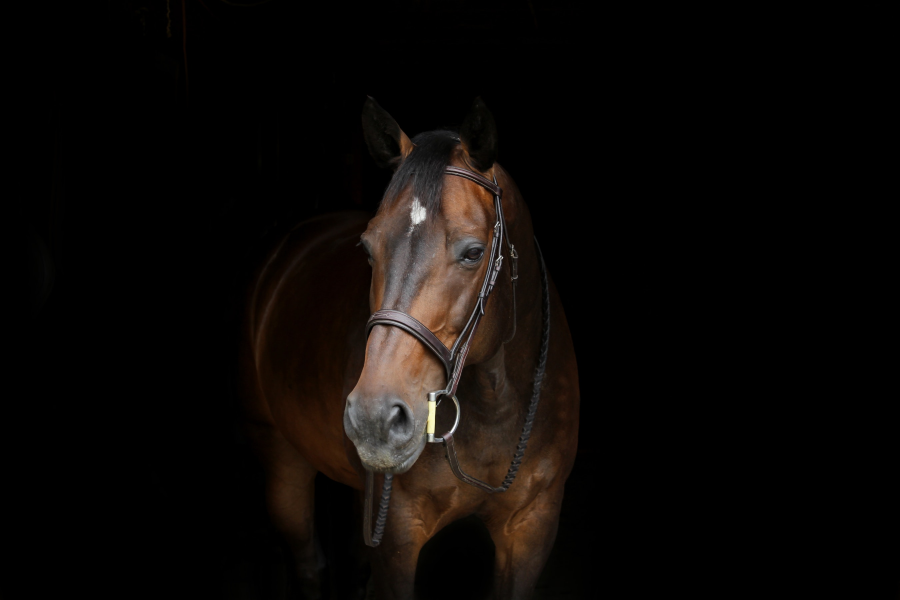
#> input picture Computer_Vision_with_Python/DATA/horse.jpg, 2700 x 1800 px (shown at 1/3 size)
$ jupyter execute 06_histograms.ipynb   (shell and % lines are left out)
#> lines starting #> are read from the running program, lines starting #| are printed output that depends on the picture
[cell 1]
import cv2
import matplotlib.pyplot as plt
import numpy as np

[cell 2]
dark_horse = cv2.imread("../DATA/horse.jpg") # Original BGR OpenCV
#> dark_horse is the input picture: shape (1800, 2700, 3); mean B, G, R 6.9, 8.9, 12
show_horse = cv2.cvtColor(dark_horse,cv2.COLOR_BGR2RGB) # Converted RGB OpenCV

rainbow = cv2.imread("../DATA/rainbow.jpg") # Original BGR OpenCV
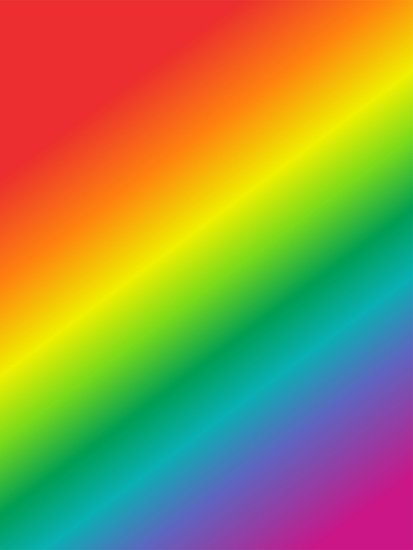
#> input picture Computer_Vision_with_Python/DATA/rainbow.jpg, 413 x 550 px
#> rainbow is the input picture: shape (550, 413, 3); mean B, G, R 72.8, 142.3, 152.3
show_rainbow = cv2.cvtColor(dark_horse,cv2.COLOR_BGR2RGB) # Converted RGB OpenCV

blue_bricks = cv2.imread("../DATA/bricks.jpg") # Original BGR OpenCV
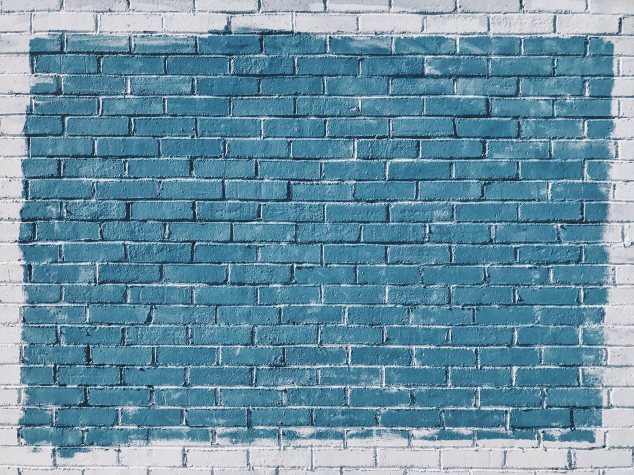
#> input picture Computer_Vision_with_Python/DATA/bricks.jpg, 1267 x 950 px (shown at 1/2 size)
#> blue_bricks is the input picture: shape (950, 1267, 3); mean B, G, R 163.5, 144, 104.9
show_bricks = cv2.cvtColor(dark_horse,cv2.COLOR_BGR2RGB) # Converted RGB OpenCV

[cell 3]
def display_img(img):
    fig = plt.figure(figsize=(12,10))
    ax = fig.add_subplot(111)
    ax.imshow(img, cmap="gray")

[cell 4]
# OpenCV BGR
hist_values = cv2.calcHist([blue_bricks],channels=[0],mask=None,histSize=[256],ranges=[0,256])
#> hist_values = 256 values, max 19329 at index 150, min 0 at index 0, mean 4701.8
plt.plot(hist_values)
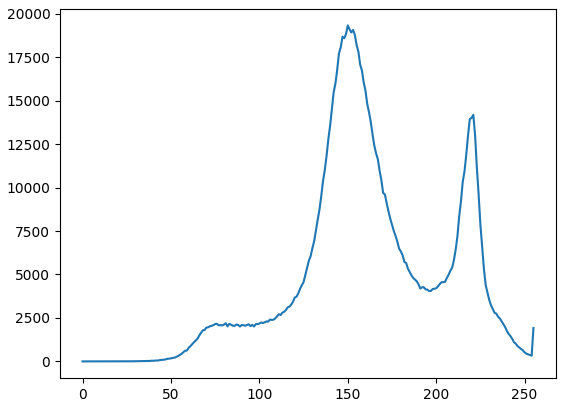
#> figure drawn by matplotlib, 1 panel; curve peaks at x = 150, y = 19329

[cell 5]
# OpenCV BGR
hist_values = cv2.calcHist([dark_horse],channels=[0],mask=None,histSize=[256],ranges=[0,256])
#> hist_values = 256 values, max 3726045 at index 0, min 10 at index 246, mean 18984.4
plt.plot(hist_values)
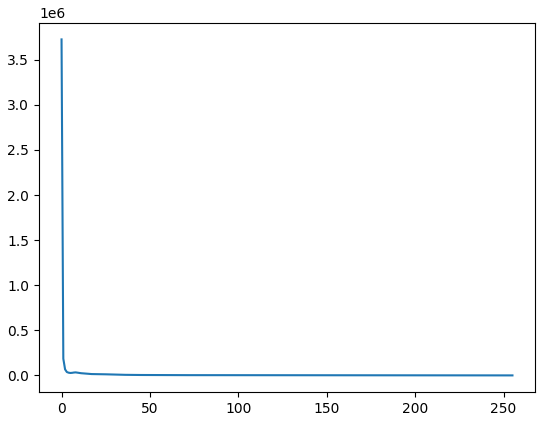
#> figure drawn by matplotlib, 1 panel; curve peaks at x = 0, y = 3726045

[cell 6]
img = blue_bricks
color = ("b","g","r")

for i,col in enumerate(color):
    histr = cv2.calcHist([img],[i],None,[256],[0,256])
    plt.plot(histr,col)
    plt.xlim([0,256])

plt.title("HISTOGRAM FOR BLUE BRICK")
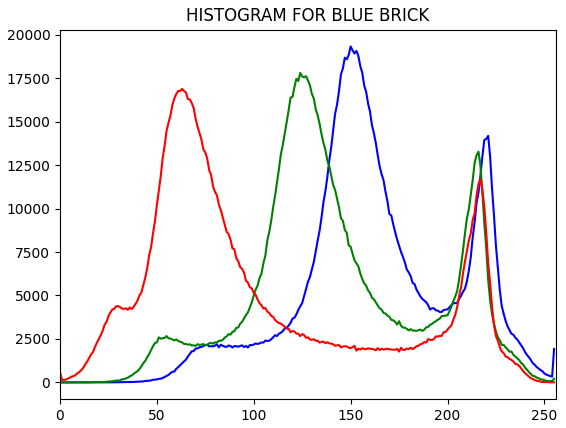
#> figure drawn by matplotlib, 1 panel; curve peaks at x = 150, y = 19329; curve peaks at x = 124, y = 17804; curve peaks at x = 63, y = 16885

[cell 7]
img = dark_horse
color = ("b","g","r")

for i,col in enumerate(color):
    histr = cv2.calcHist([img],[i],None,[256],[0,256])
    plt.plot(histr,col)
    plt.xlim([0,256])
    plt.ylim([0,500000])

plt.title("HISTOGRAM FOR DARK HORSE")
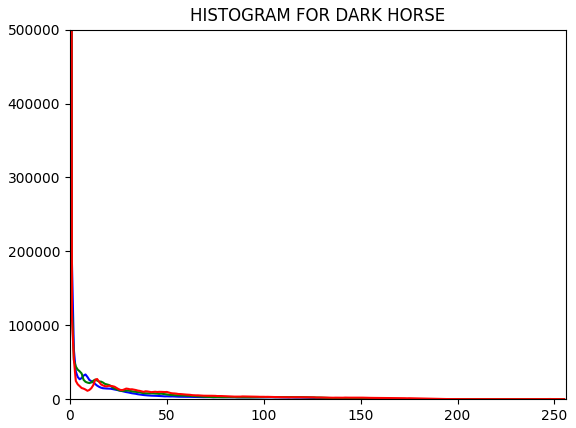
#> figure drawn by matplotlib, 1 panel; curve peaks at x = 0, y = 3726045; curve peaks at x = 0, y = 3605157; curve peaks at x = 0, y = 3582424

[cell 8]
img = rainbow
mask = np.zeros(img.shape[:2],dtype=np.uint8)
mask[300:400,100:400] = 255
mask_img = cv2.bitwise_and(img,img,mask=mask)
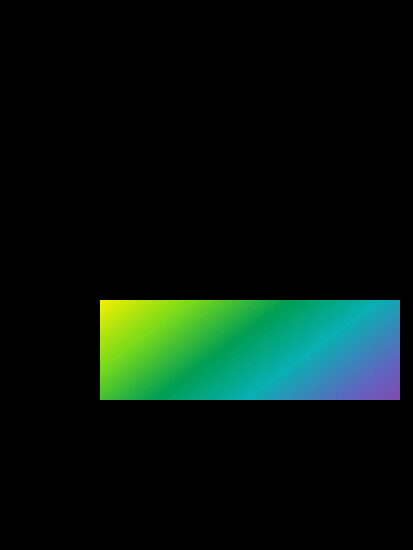
#> mask_img: shape (550, 413, 3); mean B, G, R 14.7, 22.5, 6.8
